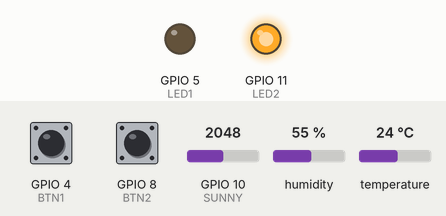
Simulated run of this sketch. Board: ESP32-S3. On the bench: output pins drawn as LEDs (lit = HIGH). Inputs (shaded band) come from the test bench; at power-on: temperature 24 °C, GPIO 8 (BTN2) HIGH, GPIO 4 (BTN1) HIGH, GPIO 10 (SUNNY) = 2048, humidity 55 %. WiFi joins after 1.5 s; servers stay silent unless stated; no MQTT or app messages arrive unless stated; what the sketch prints to the serial monitor is not drawn.

Above: at 2.7 s.
2.8 s: temperature set to 32 °C
4.3 s: temperature set to 35 °C
At 4.9 s:
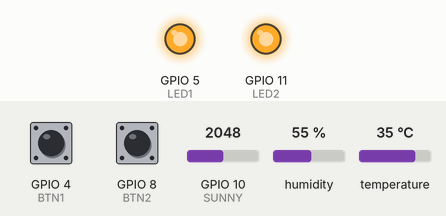
5.8 s: GPIO 8 (BTN2) pulled LOW for 0.15 s
At 7.0 s:
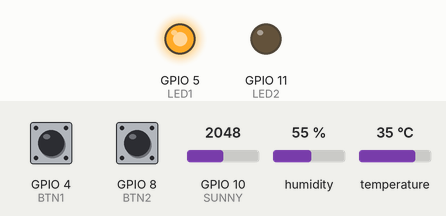
8.9 s: GPIO 4 (BTN1) pulled LOW for 0.15 s
At 9.4 s:
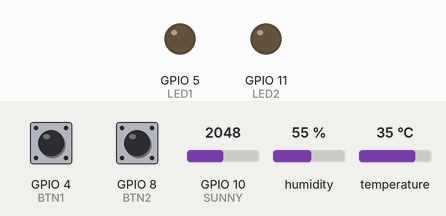
Timing chart, 0 to 11.9 s (numbered marks = the images above; inputs shaded):
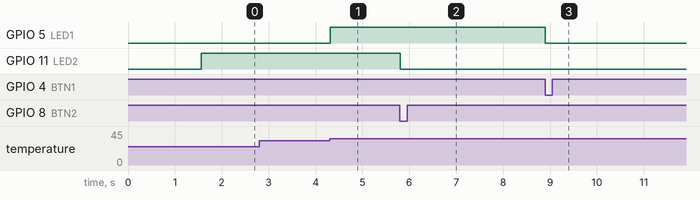

Measured:
- the behaviour switches between 33 and 34 °C on temperature (found by bisection; images 0 and 1)
- after the input at 2.8 s, every drawn part: stays the same
- after the input at 4.3 s, GPIO 5 (LED1): LOW → HIGH at once
- after the input at 5.8 s, GPIO 11 (LED2): HIGH → LOW at once
- after the input at 8.9 s, GPIO 5 (LED1): HIGH → LOW at once

The sketch:

espmqtt.ino
```cpp
#include <PubSubClient.h>
#include <WiFi.h>
#include <DHTesp.h>

#define DHTPIN 7
#define DHTTYPE DHTesp::DHT11
DHTesp dht;

#define SUNNY 10
#define BTN1 4
#define BTN2 8
#define LED1 5
#define LED2 11

const char* ssid = "Dat";
const char* password = "123456789";

// MQTT settings
const char* mqtt_server = "10.50.237.106";
const int mqtt_port = 1883;
const char* mqtt_client_id = "ESP32-Relays";
const char* relayTopicSub = "esp32/relay/control";
const char* relayTopicPub = "esp32/relay/state";

WiFiClient espClient;
PubSubClient client(espClient);

TempAndHumidity data;
int sun = 0;
bool led1State = false;
bool led2State = false;
bool autoLed1 = false;
bool autoLed2 = false;

unsigned long lastTime = 0;
const int timeset = 2000;

void connectToWiFi() {
  WiFi.begin(ssid, password);
  Serial.print("🔌 Đang kết nối WiFi");
  while (WiFi.status() != WL_CONNECTED) {
    delay(500);
    Serial.print(".");
  }
  Serial.println("\n✅ Đã kết nối WiFi!");
  Serial.print("📡 IP address: ");
  Serial.println(WiFi.localIP());
}

void mqttReconnect() {
  while (!client.connected()) {
    Serial.print("🔄 Kết nối MQTT...");
    if (client.connect(mqtt_client_id)) {
      Serial.println("✅ MQTT đã kết nối");
      client.subscribe(relayTopicSub);
    } else {
      Serial.print("❌ Thất bại: ");
      Serial.println(client.state());
      delay(2000);
    }
  }
}

void sendMQTTData() {
  String payload = "{\"temperature\":" + String(data.temperature, 2) +
                   ",\"humidity\":" + String(data.humidity, 2) +
                   ",\"sunlight\":" + String(sun) +
                   ",\"led1\":" + String(led1State ? "true" : "false") +
                   ",\"led2\":" + String(led2State ? "true" : "false") + "}";
  client.publish(relayTopicPub, payload.c_str(), true);
  Serial.println("📤 Đã gửi dữ liệu MQTT: " + payload);
}

void mqttCallback(char* topic, byte* payload, unsigned int length) {
  String message;
  for (int i = 0; i < length; i++) {
    message += (char)payload[i];
  }
  Serial.printf("📩 Nhận MQTT [%s]: %s\n", topic, message.c_str());

  // Parse JSON thủ công
  if (String(topic) == relayTopicSub) {
    led1State = message.indexOf("\"led1\":true") != -1;
    led2State = message.indexOf("\"led2\":true") != -1;
    digitalWrite(LED1, led1State ? HIGH : LOW);
    digitalWrite(LED2, led2State ? HIGH : LOW);
    Serial.printf("🖲 LED1 set to %s, LED2 set to %s from MQTT\n",
                  led1State ? "ON" : "OFF", led2State ? "ON" : "OFF");
  }
}

void checkButtons() {
  static bool lastBtn1 = HIGH, lastBtn2 = HIGH;
  static unsigned long lastDebounce1 = 0, lastDebounce2 = 0;
  const unsigned long debounceDelay = 50;
  unsigned long now = millis();

  bool btn1 = digitalRead(BTN1);
  bool btn2 = digitalRead(BTN2);

  if (btn1 != lastBtn1 && (now - lastDebounce1 > debounceDelay)) {
    if (btn1 == LOW) {
      led1State = !led1State;
      digitalWrite(LED1, led1State ? HIGH : LOW);
      Serial.printf("🖲 BTN1 pressed → LED1 %s\n", led1State ? "ON" : "OFF");
      sendMQTTData();
    }
    lastDebounce1 = now;
  }
  lastBtn1 = btn1;

  if (btn2 != lastBtn2 && (now - lastDebounce2 > debounceDelay)) {
    if (btn2 == LOW) {
      led2State = !led2State;
      digitalWrite(LED2, led2State ? HIGH : LOW);
      Serial.printf("🖲 BTN2 pressed → LED2 %s\n", led2State ? "ON" : "OFF");
      sendMQTTData();
    }
    lastDebounce2 = now;
  }
  lastBtn2 = btn2;
}

void autoControl() {
  if (!led1State) {
    if (data.temperature > 33 && !autoLed1) {
      autoLed1 = true;
      led1State = true;
      digitalWrite(LED1, HIGH);
      Serial.println("⚡ Auto ON LED1 (temp > 33°C)");
      sendMQTTData();
    } else if (data.temperature <= 33 && autoLed1) {
      autoLed1 = false;
      led1State = false;
      digitalWrite(LED1, LOW);
      Serial.println("⚡ Auto OFF LED1 (temp <= 33°C)");
      sendMQTTData();
    }
  }

  if (!led2State) {
    if (sun < 70 && !autoLed2) {
      autoLed2 = true;
      led2State = true;
      digitalWrite(LED2, HIGH);
      Serial.println("⚡ Auto ON LED2 (sun < 70%)");
      sendMQTTData();
    } else if (sun >= 70 && autoLed2) {
      autoLed2 = false;
      led2State = false;
      digitalWrite(LED2, LOW);
      Serial.println("⚡ Auto OFF LED2 (sun >= 70%)");
      sendMQTTData();
    }
  }
}

void setup() {
  Serial.begin(115200);
  dht.setup(DHTPIN, DHTTYPE);

  pinMode(LED1, OUTPUT);
  pinMode(LED2, OUTPUT);
  digitalWrite(LED1, LOW);
  digitalWrite(LED2, LOW);
  pinMode(BTN1, INPUT);
  pinMode(BTN2, INPUT);
  pinMode(SUNNY, INPUT);

  connectToWiFi();
  client.setServer(mqtt_server, mqtt_port);
  client.setCallback(mqttCallback);
}

void loop() {
  if (!client.connected()) mqttReconnect();
  client.loop();

  unsigned long now = millis();

  // Đọc dữ liệu cảm biến
  data = dht.getTempAndHumidity();
  sun = 100 - map(analogRead(SUNNY), 0, 4095, 0, 100);

  if (now - lastTime >= timeset) {
    if (!isnan(data.temperature) && !isnan(data.humidity)) {
      Serial.printf("🌡 %.1f°C | 💧 %.1f%% | ☀️ %d%%\n", data.temperature, data.humidity, sun);
      sendMQTTData();
    } else {
      Serial.println("❌ Failed to read DHT11 sensor");
    }
    lastTime = now;
  }

  checkButtons();
  autoControl();
}
```
